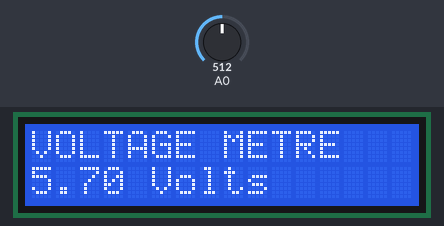
This sketch was run on a simulated Arduino Uno, built with avr-gcc and run on an emulated ATmega328P. Shown: 16×2 character LCD. Inputs (shaded band) come from the test bench; at power-on: A0 = 512.

Above: at 1.2 s.
1.3 s: A0 set to 716
At 2.0 s:
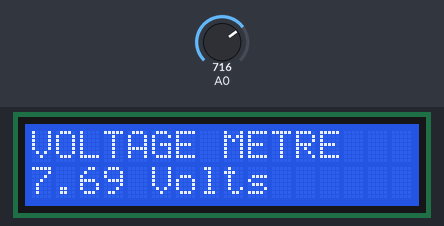
2.8 s: A0 set to 900
At 3.2 s:
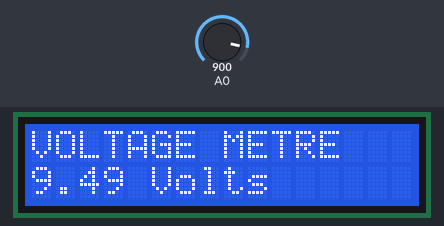
4.3 s: A0 set to 1023
At 5.5 s:
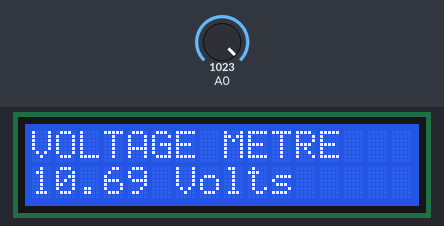
5.8 s: A0 set to 963
At 6.7 s:
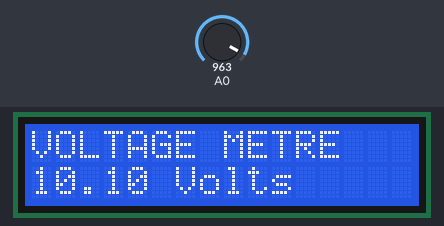
7.3 s: A0 set to 934
At 7.8 s:
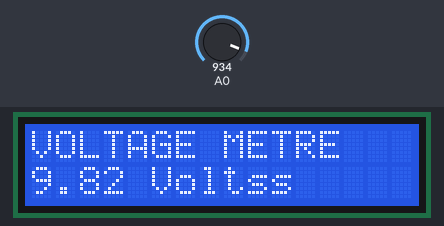
Timing chart, 0 to 9.8 s (numbered marks = the images above; inputs shaded):
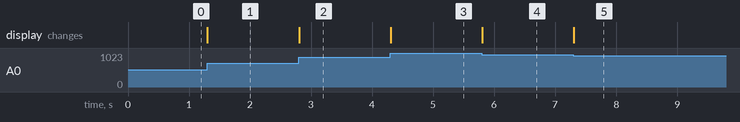

Measured:
- the behaviour switches between 952 and 951 on A0 (found by bisection; images 4 and 5)
- after the input at 1.3 s, the display: changes at once (image 1)
- after the input at 2.8 s, the display: changes at once (image 2)
- after the input at 4.3 s, the display: changes at once (image 3)
- after the input at 5.8 s, the display: changes at once (image 4)
- after the input at 7.3 s, the display: changes at once (image 5)

The sketch:

voltage_metre.ino
```cpp
#include <LiquidCrystal.h>

#define DIODE_DROP 0.7

LiquidCrystal lcd(13, 12, 11, 10, 9, 8);

void setup() {
  lcd.begin(16, 2);
  lcd.print("VOLTAGE METRE");
}

void loop() {
  float voltage = analogRead(A0) / 1024.0 * 10.0;

  if(voltage > 0.1) {
    voltage += DIODE_DROP;
  }

  lcd.setCursor(0, 1);
  lcd.print(voltage);
  lcd.print(" Volts");
}
```
